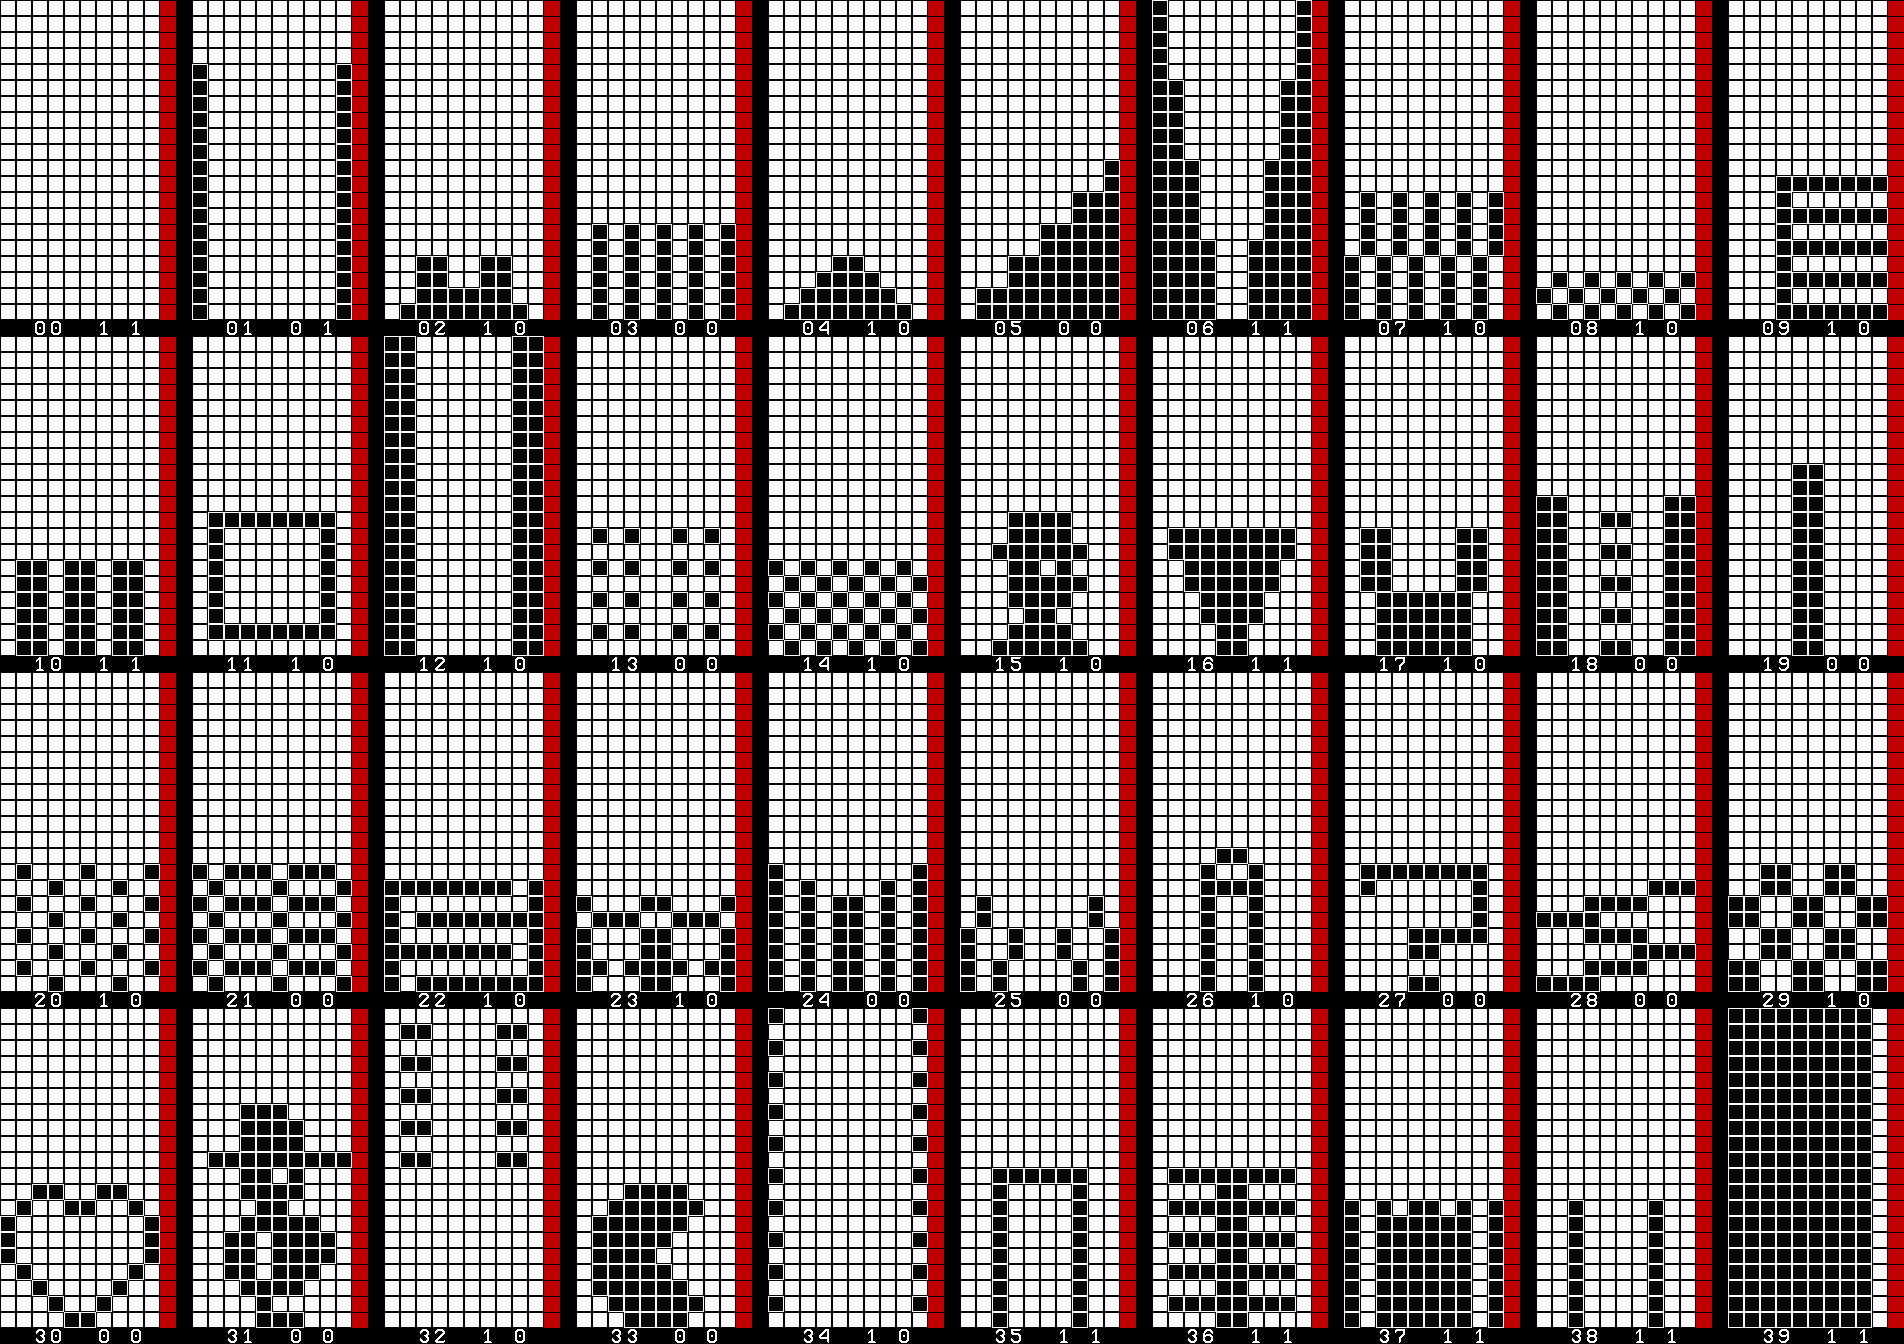

This game map was drawn from its Tiled (.tmx) file and the tilesets committed beside it. A one-line description and the trimmed map source follow:
An orthogonal 119x84 tile map with 16x16 px tiles, 1 tile layer (map).

<map version="1.0" orientation="orthogonal" width="119" height="84" tilewidth="16" tileheight="16">
 <tileset firstgid="1" name="tiles" tilewidth="16" tileheight="16">
  <image source="unkatris.png" width="208" height="16" />
 </tileset>
 <layer name="map" width="119" height="84">
  <data>[9996 cells, 8960 non-empty, 13 distinct tile ids]</data>
 </layer>
</map>
